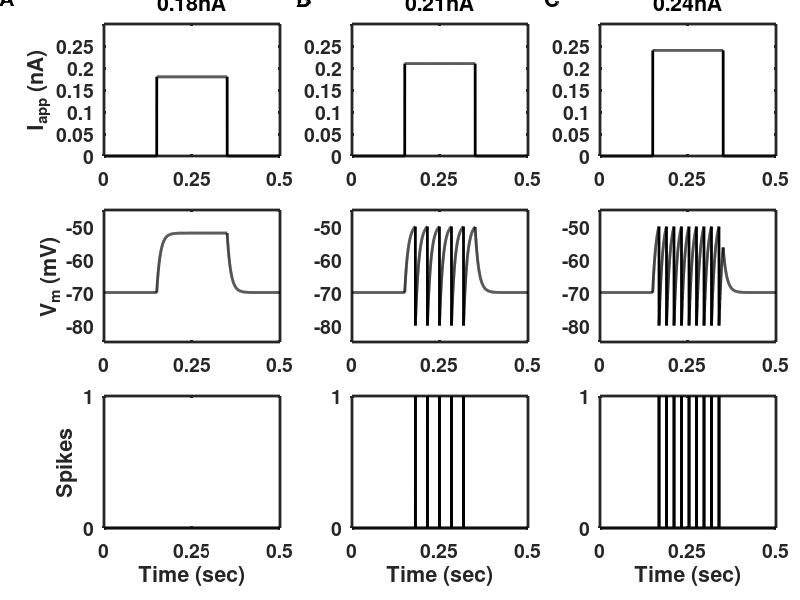

The MATLAB script that drew this image:
% Figure_2_3.m
% Simulates a leaky integrate-and-fire neuron, which receives an applied
% current pulse of three different amplitudes.
% This code was used to produce Figure 2.3 in the textbook:
% "An Introductory Course in Computational Neuroscience"
% by Paul Miller, Brandeis University 2017
%
%%%%%%%%%%%%%%%%%%%%%%%%%%%%%%%%%%%%%%%%%%%%%%%%%%%%%%%%%%%%%%%%%%%%%%%%%%%

% Set up the default plotting parameters
set(0,'DefaultLineLineWidth',2,...
    'DefaultLineMarkerSize',8, ...
    'DefaultAxesLineWidth',2, ...
    'DefaultAxesFontSize',14,...
    'DefaultAxesFontWeight','Bold');
figure(1)
clf;

%% Simulation parameters
dt = 0.0001;                % time-step
t = 0:dt:0.5;               % vector of time-points
ton = 0.15;                 % time to begin applied current (onset)
toff = 0.35;                % time to end applied current (offset)
non = round(ton/dt);        % time-point index of current onset
noff = round(toff/dt);      % time-point index of current offset

%% Parameters for the LIF neuron
tau = 0.010;                % membrane time constant
E_L = -0.070;               % leak potential (also resting potential)
Vth = -0.050;               % threshold potential (to produce spike)
Vreset = -0.080;            % reset potential (post-spike)
Cm = 100e-12;               % total membrane capacitance
G_L = Cm/tau;               % total membrane conductance (leak conductance)

%% Now simulate trials, each with a different applied current
%
Iapp = [180e-12 210e-12 240e-12];   % values of applied current steps
Ntrials = length(Iapp);             % number of different trials
for trial = 1:Ntrials;              % loop through different trials
    I = zeros(size(t));             % vector for current at each time-point
    I(non:noff) = Iapp(trial);      % add the applied current for the trial
    V = E_L*ones(size(t));          % initialize the membrane potential vector
    spikes = zeros(size(t));        % initialize a vector to record spikes
    
    for i = 2:length(t);            % loop through all time points
        % next line: Forward Euler method to update membrane potential
        % see Eq. 1.9 in the book
        V(i) = V(i-1) + dt*(I(i) +G_L*(E_L-V(i-1)))/Cm;
        if V(i) > Vth;              % if potential is above threshold
            spikes(i) = 1;          % record the spike at that time-point
            V(i) = Vreset;          % reset the potential
        end;
    end;                            % end the loop & go to next time-point
    
    % Now generate a series of subplots to position the subfigures
    subplot('position',[0.31*trial-0.18 0.74 0.22 0.22])
    
    plot(t,I*1e9,'k');              % Plot current (in nA) against time
    if ( trial == 1 )
        ylabel('I_{app} (nA)')
    end
    % The following line adds a title, which uses the command "strcat" to
    % combine the value of current in that trial with "nA" to make a
    % complete title.
    % The command "num2str" converts the number representing the applied
    % current into a string, which is something that can be printed.
    title(strcat(num2str(1e9*Iapp(trial)),'nA'))
    
    set(gca,'XTick',[0 0.25 0.5])
    
    axis([0 0.5 0 0.3])         % Sets x-axis then y-axis ranges
    
    % Next subfigure
    subplot('position',[0.31*trial-0.18 0.43 0.22 0.22])
    plot(t,1000*V,'k');                      % Plot membrane potential vs time
    if ( trial == 1 )
        ylabel('V_m (mV)')               % Label y-axis
    end
    set(gca,'XTick',[0 0.25 0.5])
    axis([0 0.5 1000*(Vreset-0.005) 1000*(Vth+0.005)])    % Set the axes
    
    subplot('position',[0.31*trial-0.18 0.12 0.22 0.22])
    plot(t,spikes,'k')          % Plots a line from 0 to 1 at each spike
    xlabel('Time (sec)')        % Label the x-axis
    if ( trial == 1)
        ylabel('Spikes')        % Label the y-axis
    end
    set(gca,'XTick',[0 0.25 0.5])
    set(gca,'YTick',[0 1])
    axis([0 0.5 0 1])           % Set the ranges of x- and y-axes
    
end;                            % Loop to the next trial with new current

annotation('textbox',[0.00 0.99 0.02 0.02],'LineStyle','none', ...
    'FontSize',16,'FontWeight','Bold','String','A')
annotation('textbox',[0.37 0.99 0.02 0.02],'LineStyle','none', ...
    'FontSize',16,'FontWeight','Bold','String','B')
annotation('textbox',[0.68 0.99 0.02 0.02],'LineStyle','none', ...
    'FontSize',16,'FontWeight','Bold','String','C')
